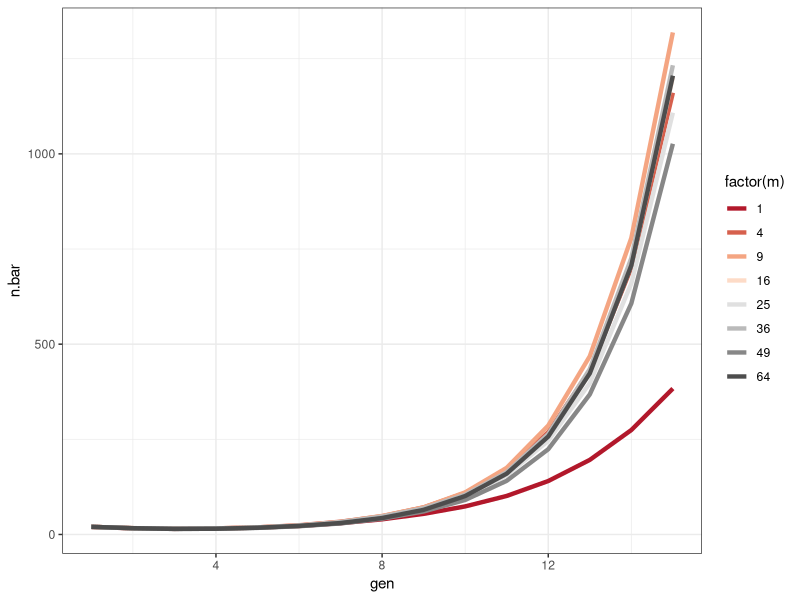
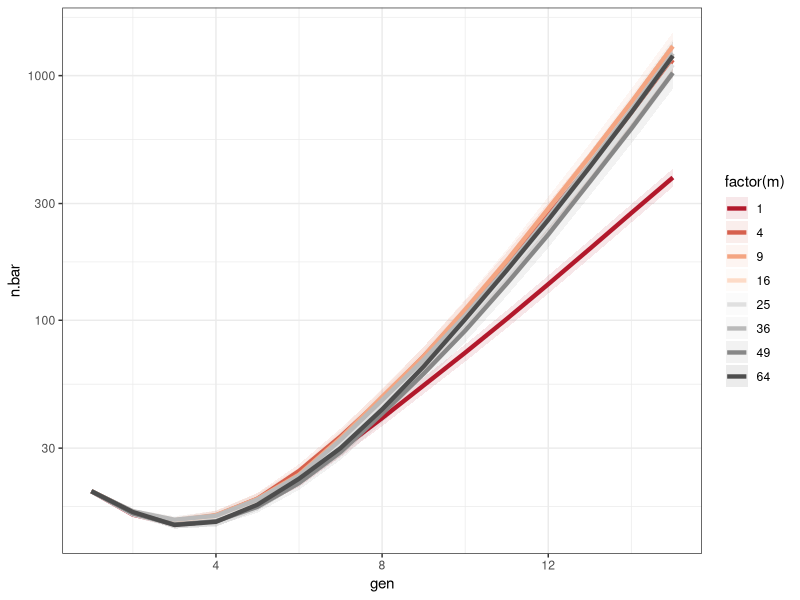
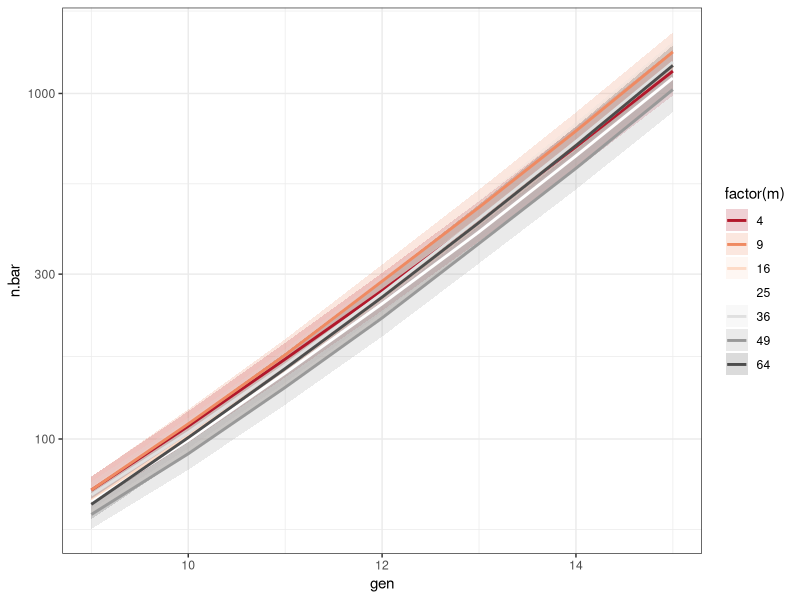
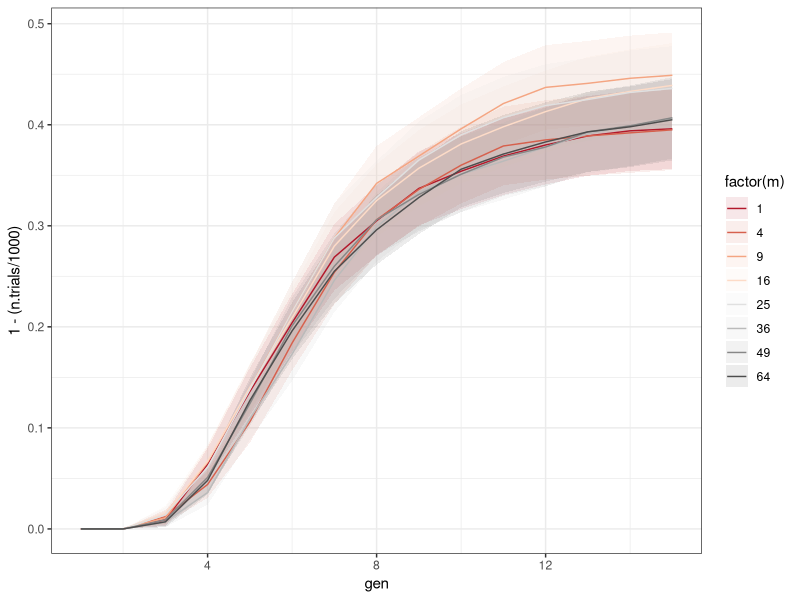
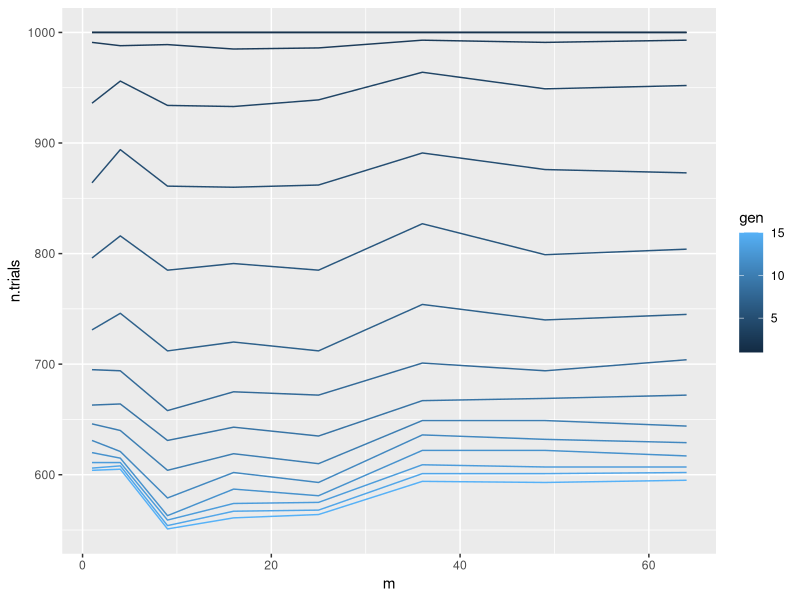
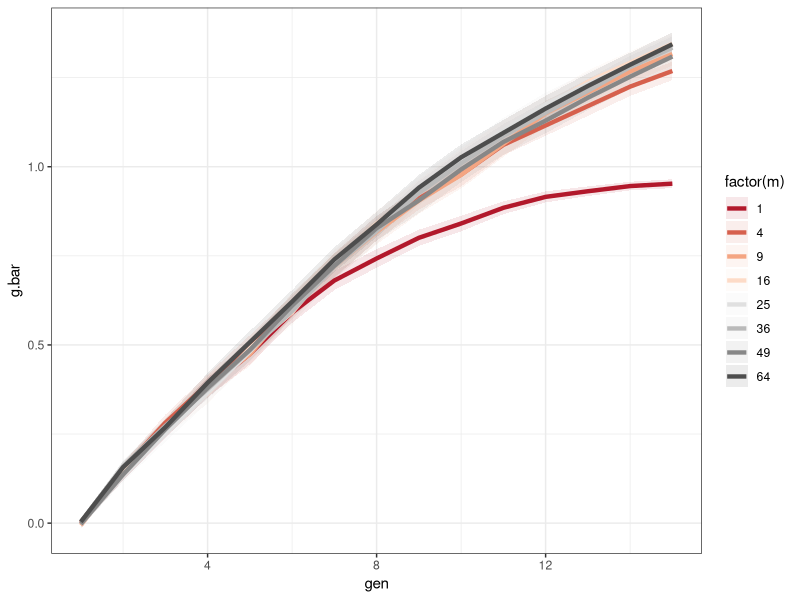
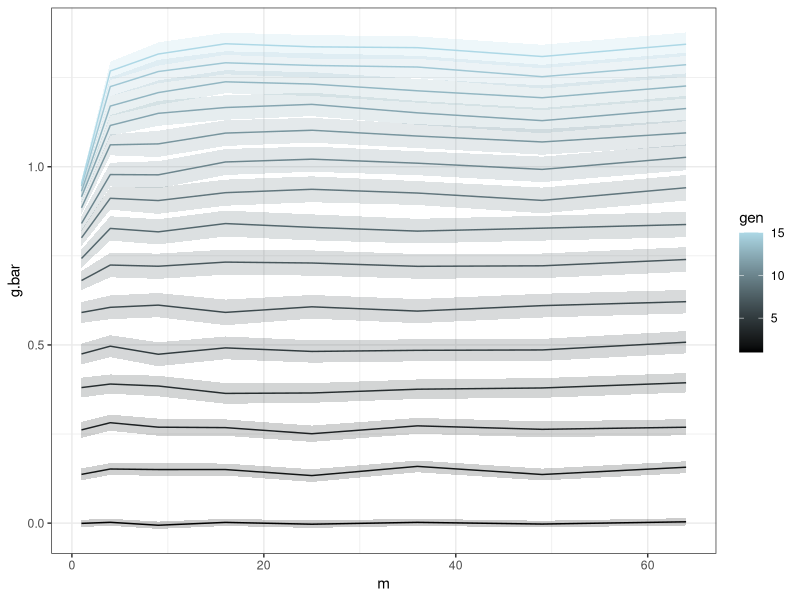
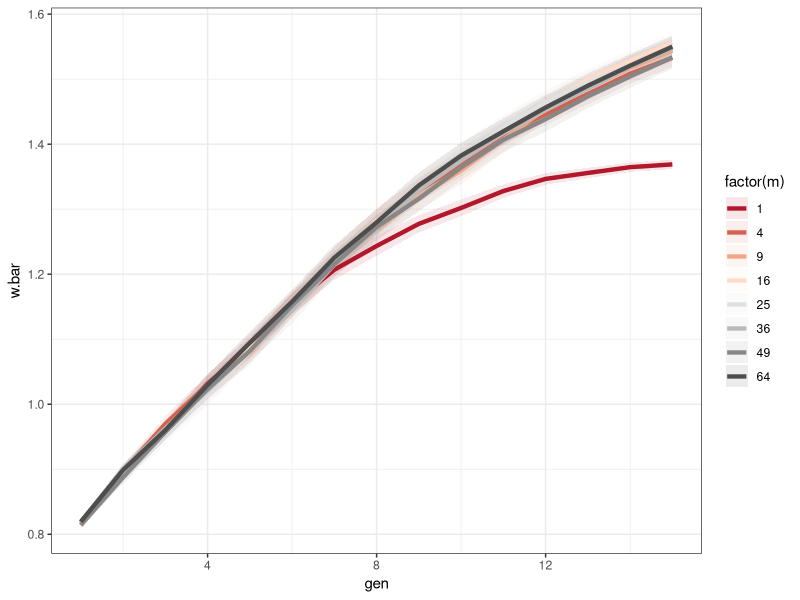

These charts were generated, in order, by the following R code:
# Evaluating a script which iterates population dynamics for several genomes
# (i.e., several $m$ values)
# Script which generated this data: test_sim_n.R
# (this was run on melb2 on April 14)
# SN April 14 2020

library(ggplot2)
library(dplyr)
library(tidyr)

rm(list = ls())

##### New data (1000 trials per m)

# Read in data

testm = read.csv('test_m_k.csv')

head(testm)
nrow(testm)

table(testm$m)
table(testm$gen)

# Make a ggplot object.

ggm  = ggplot(testm)
ggmt = ggplot(testm, aes(x = gen))

### First: plot population sizes

ggmt +
  geom_line(aes(y = n.bar, group = factor(m), colour = factor(m)),
            size = 1.5) +
  scale_color_brewer(palette = 'RdGy') +
  theme_bw()

ggmt +
  geom_ribbon(aes(ymin = n.bar + 2 * sqrt(n.var / n.trials),
                  ymax = n.bar - 2 * sqrt(n.var / n.trials),
                  fill = factor(m), group = m),
              alpha = 0.1) +
  geom_line(aes(y = n.bar, group = factor(m), colour = factor(m)),
            size = 1.5) +
  scale_color_brewer(palette = 'RdGy') +
  scale_fill_brewer(palette = 'RdGy') +
  scale_y_log10() +
  theme_bw()

testm %>%
  filter(m > 1) %>%
  filter(gen > 8) %>%
  ggplot() +
  geom_ribbon(aes(x = gen,
                  ymin = n.bar + 2 * sqrt(n.var / n.trials),
                  ymax = n.bar - 2 * sqrt(n.var / n.trials),
                  fill = factor(m), group = m),
              alpha = 0.2) +
  geom_line(aes(x = gen, y = n.bar, group = factor(m), colour = factor(m)),
            size = 1) +
  scale_color_brewer(palette = 'RdGy') +
  scale_fill_brewer(palette = 'RdGy') +
  scale_y_log10() +
  theme_bw()

# Hmm... still can't distinguish much between any m > 1

### Plot extinction probabilities

ggmt +
  geom_ribbon(aes(ymin = 1 - (n.trials/1000) + 2 * sqrt((n.trials/1000)*(1- n.trials/1000) / n.trials),
                  ymax = 1 - (n.trials/1000) - 2 * sqrt((n.trials/1000)*(1- n.trials/1000) / n.trials),
                  fill = factor(m), group = m),
              alpha = 0.1) +
  geom_line(aes(y = 1 - (n.trials / 1000), group = factor(m), colour = factor(m))) +
  scale_color_brewer(palette = 'RdGy') +
  scale_fill_brewer(palette = 'RdGy') +
  theme_bw()

ggm +
  geom_line(aes(x = m, y = n.trials, group = gen, colour = gen))
  
# Looking at the data, it looks like P(extant trials) is high for low and high m
# but lower for intermediate m.

### Now, plot genetic values

ggmt +
  geom_ribbon(aes(ymin = g.bar + 2 * sqrt(g.var / n.trials),
                  ymax = g.bar - 2 * sqrt(g.var / n.trials),
                  fill = factor(m), group = m),
              alpha = 0.1) +
  geom_line(aes(y = g.bar, group = factor(m), colour = factor(m)),
            size = 1.5) +
  scale_color_brewer(palette = 'RdGy') +
  scale_fill_brewer(palette = 'RdGy') +
  theme_bw()

ggm +
  geom_ribbon(aes(x = m,
                  ymin = g.bar + 2 * sqrt(g.var / n.trials),
                  ymax = g.bar - 2 * sqrt(g.var / n.trials),
                  group = gen, fill = gen),
              alpha = 0.2) +
  geom_line(aes(x = m, y = g.bar, group = gen, colour = gen)) +
  scale_color_gradient(low = 'black', high = 'lightblue') +
  scale_fill_gradient(low = 'black', high = 'lightblue') +
  theme_bw()

# Again, rate of adaptation is pretty similar past having one allele.

### Plot mean fitnesses

ggmt +
  geom_ribbon(aes(ymin = w.bar + 2 * sqrt(w.var / n.trials),
                  ymax = w.bar - 2 * sqrt(w.var / n.trials),
                  fill = factor(m), group = m),
              alpha = 0.1) +
  geom_line(aes(y = w.bar, group = factor(m), colour = factor(m)),
            size = 1.5) +
  scale_color_brewer(palette = 'RdGy') +
  scale_fill_brewer(palette = 'RdGy') +
  theme_bw()

# Beyond m = 1, change in fitness is about the same (as predicted above)

### Plot allele frequencies.

ggmt +
  geom_ribbon(aes(ymin = p.bar + 2 * sqrt(p.bar*(1-p.bar) / n.trials),
                  ymax = p.bar - 2 * sqrt(p.bar*(1-p.bar) / n.trials),
                  fill = factor(m), group = m),
              alpha = 0.1) +
  geom_line(aes(y = p.bar, group = factor(m), colour = factor(m)),
            size = 1.5) +
  scale_color_brewer(palette = 'RdGy') +
  scale_fill_brewer(palette = 'RdGy') +
  theme_bw()

# This makes sense. Allele frequencies change more quickly when there is less
# room for adaptation. It asymptotically approaches... something.
# It doesn't look like it's approaching staying at p = 0.5 though.
# So eve when there is a massive number of loci the allele frequencies still change.

### Plot genetic variance

ggmt +
  geom_ribbon(aes(ymin = v.bar + 2 * sqrt(v.var / n.trials),
                  ymax = v.bar - 2 * sqrt(v.var / n.trials),
                  fill = factor(m), group = m),
              alpha = 0.1) +
  geom_line(aes(y = v.bar, group = factor(m), colour = factor(m)),
            size = 1.5) +
  scale_color_brewer(palette = 'RdGy') +
  scale_fill_brewer(palette = 'RdGy') +
  theme_bw()

# Similarly to above, stll a loss in genetic variance.
# Notably the loss in variance is still somewhat large even for large m.

### Plot fixation probabilities
# note these measures are censored; as populations go extinct they're no longer included in the summation.

ggmt +
  geom_line(aes(y = p.fixp, group = factor(m), colour = factor(m)),
            size = 1.5, linetype = 2) +
  geom_line(aes(y = p.fixn, group = factor(m), colour = factor(m)),
            size = 1.5, linetype = 5) +
  scale_color_brewer(palette = 'RdGy') +
  theme_bw()

# Damn well this is interesting.
# First, there is fixation happening in all trials, no matter how many loci.
# More positive fixation occurs for smaller number of loci, likely due to the
# changes in allele frequencies.
# Note that over time, the positive curve flattens with larger m, likely because 
# the allele frequencies are closer to 1/2.
# There are negative fixations occurring too. But, the opposite pattern is
# opposite in m here - as m increases, the curve gets higher. What is happening
# here? The decrease is due to extinction; once a population goes extinct, its
# fixations are no longer being included in this count. So, it looks like there
# is selection happening, where populations with fixations are more likely to go
# extinct if they have fewer loci. This is worth pondering in more detail.

### Synthesis:
# For reasonably large $m$ (m > 4 to be safe but even m > 1) the population
# dynamics, rate of genotypic change, and rate of change of fitness are the
# same. So, the genotypic change (g) is most important for determining
# population dynamics. Similarly, extinction probabilities are similar across
# locus-numbers.
# There are differences in the change n allele frquencies and, therefore, the
# change in genotypic variance. For small $m$, there are fewer steps required to
# reach a fixed $\theta$, so the change in allele frequencies gets larger. As
# $m$ increases, though, there are more steps required to reach the optimum;
# this means that the rate of allele frequncy change is smaller s $m$ increases.
# However, despite the fact that there is less change in allele frequencies as
# $m$ increases (and the new optimal allele frequency is close to 0.5), the
# bottleneck is stll evident in change in genetic variance. No matter the allele
# frequency, during the descending phase, there is still (presumably) a loss of
# genetic variance as fixation occurs.
# Interestingly, the population dynamics and the allelic-dynamics appear to
# operate on different scales of m. Population dynamics (and genotypic change)
# very quickly converge (m > 1), but the allele frequencies and fixation
# probabilities, which control the genetic variance, converge on a more slowly
# (m > 9). This suggests to me the genotypic change is somewhat decoupled from
# the genetic variance.

ggm +
  geom_line(aes(x = g.bar, y = v.bar, group = m, colour = factor(m))) +
  scale_color_brewer(palette = 'RdGy')

ggm +
  geom_line(aes(x = p.bar, y = v.bar, group = m, colour = factor(m))) +
  scale_color_brewer(palette = 'RdGy')

ggm +
  geom_point(aes(x = p.bar, y = g.bar, colour = factor(m))) +
  geom_line(aes(x = p.bar, y = g.bar, group = m, colour = factor(m))) +
  scale_color_brewer(palette = 'RdGy')

lm(g.bar ~ p.bar * factor(m), testm) %>% summary()

# I feel like ths is informative... 2*sqrt(m) is slope btwn pbar and gbar
# So as m increases, smaller changes in allele frequency are needed to shift the mean genotype...
# I feel like this is just the relationship between p and g
# Yes - that's exactly what this is - it's sqrt(m) ( 2p - 1 )
# At least this confirms what we thought before about geno change.
# Now it's just a matter of knowing how allele frequencies change.

# This also seems to explain the decoupling of pheno and geno changes with
# changes in m; this relationship scales with sqrt(m), so you'll see thse two
# scale slightly differently with m.

##### Old data (250 trials per m)

testm = read.csv('test_m.csv')

head(testm)
nrow(testm)

table(testm$m)
table(testm$gen)

# Make a ggplot object.

ggm  = ggplot(testm)
ggmt = ggplot(testm, aes(x = gen))

### First: plot population sizes

ggmt +
  geom_line(aes(y = n.bar, group = factor(m), colour = factor(m)),
            size = 1.5) +
  scale_color_brewer(palette = 'RdGy') +
  theme_bw()

ggmt +
  geom_ribbon(aes(ymin = n.bar + 2 * sqrt(n.var / n.trials),
                  ymax = n.bar - 2 * sqrt(n.var / n.trials),
                  fill = factor(m), group = m),
              alpha = 0.1) +
  geom_line(aes(y = n.bar, group = factor(m), colour = factor(m)),
            size = 1.5) +
  scale_color_brewer(palette = 'RdGy') +
  scale_fill_brewer(palette = 'RdGy') +
  scale_y_log10() +
  theme_bw()

# Large error bars, but, looks like for sufficiently large $m$ (>4) dynamics are
# the same.

### Plot extinction probabilities

ggmt +
  geom_ribbon(aes(ymin = 1 - (n.trials/250) + 2 * sqrt((n.trials/250)*(1- n.trials/250) / n.trials),
                  ymax = 1 - (n.trials/250) - 2 * sqrt((n.trials/250)*(1- n.trials/250) / n.trials),
                  fill = factor(m), group = m),
              alpha = 0.1) +
  geom_line(aes(y = 1 - (n.trials / 250), group = factor(m), colour = factor(m))) +
  scale_color_brewer(palette = 'RdGy') +
  scale_fill_brewer(palette = 'RdGy') +
  theme_bw()
  

### Now, plot genetic values

ggmt +
  geom_ribbon(aes(ymin = g.bar + 2 * sqrt(g.var / n.trials),
                  ymax = g.bar - 2 * sqrt(g.var / n.trials),
                  fill = factor(m), group = m),
              alpha = 0.1) +
  geom_line(aes(y = g.bar, group = factor(m), colour = factor(m)),
            size = 1.5) +
  scale_color_brewer(palette = 'RdGy') +
  scale_fill_brewer(palette = 'RdGy') +
  theme_bw()

# man I need to run more trials.
# Generally... evidence of increasing speed of adaptation?
# I.e., more loci means a slightly more rapid rate of genotypic increase.
# However, differences are quite small as $m$ grows.

### Plot mean fitnesses

ggmt +
  geom_ribbon(aes(ymin = w.bar + 2 * sqrt(w.var / n.trials),
                  ymax = w.bar - 2 * sqrt(w.var / n.trials),
                  fill = factor(m), group = m),
              alpha = 0.1) +
  geom_line(aes(y = w.bar, group = factor(m), colour = factor(m)),
            size = 1.5) +
  scale_color_brewer(palette = 'RdGy') +
  scale_fill_brewer(palette = 'RdGy') +
  theme_bw()

# Data is coarse but it looks like the rate at which these populations approach
# w.bar > 1 is about the same regardless of $m$, but there's a levelling off
# that happens for small $m$, likely as a population with few loci saturates its
# postive alleles (i.e., there's an upper limit to how positive the genotypic
# values can get).

### Plot allele frequencies.

ggmt +
  geom_ribbon(aes(ymin = p.bar + 2 * sqrt(p.bar*(1-p.bar) / n.trials),
                  ymax = p.bar - 2 * sqrt(p.bar*(1-p.bar) / n.trials),
                  fill = factor(m), group = m),
              alpha = 0.1) +
  geom_line(aes(y = p.bar, group = factor(m), colour = factor(m)),
            size = 1.5) +
  scale_color_brewer(palette = 'RdGy') +
  scale_fill_brewer(palette = 'RdGy') +
  theme_bw()

### Plot genetic variance

ggmt +
  geom_ribbon(aes(ymin = v.bar + 2 * sqrt(v.var / n.trials),
                  ymax = v.bar - 2 * sqrt(v.var / n.trials),
                  fill = factor(m), group = m),
              alpha = 0.1) +
  geom_line(aes(y = v.bar, group = factor(m), colour = factor(m)),
            size = 1.5) +
  scale_color_brewer(palette = 'RdGy') +
  scale_fill_brewer(palette = 'RdGy') +
  theme_bw()

# Synthesis:
# As shown below, a small number of loci (m) is very constraining for changing
# allele frequencies. For a fixed phenotypic optimum (theta), as the number of
# loci increases, the max genotypic number increases (in this model). Related to
# this, the mean genotype needed to reach this optimum decreases (i.e., slowly
# approaches p = 1/2) as the number of loci increases. Th consequences of this
# are two-fold: 1) change in allele freuqency over time is much slower (because
# it's approaching a lower optimum) and 2) there's less loss of genetic
# diversity, as allele frequencies are closer to parity and the probability of
# fixation occurring is smaller.
# An interesting pattern: for a very small number of loci, population growth is
# smaller than for a larger number of loci. But, curiously, the probability of
# extinction is smaller as $m$ grows. I don't have a great explanation for this;
# it could be because it's faster (easier) to reach the new phenotypic optimum;
# however, concurrently there's a larger loss in phenotypic diversity when the
# number of loci is small; this may inhibit population growth.

# Plot initial allele distribution (p = 0.5) as $m$ changes

rm(list = ls())

li = vector('list', 25)

for (m in 10 + 2*(1:25)) {
  li[[m]] = data.frame(g = ((0:(2*m)) - m) / sqrt(m) ,
                       p = dbinom(0:(2*m), p = 1/2, size = 2*m),
                       m = rep(m, 2*m + 1))
}

lim = do.call(li, what = rbind)

ggplot(lim) +
  geom_line(aes(x = g, y = p, group = m, colour = m)) +
  geom_segment(aes(x = 2.6, xend = 2.6, y = 0, yend = max(p))) +
  scale_color_viridis_c() +
  theme(panel.background = element_blank())

ggplot(lim) +
  geom_line(aes(x = g, y = p, group = m)) +
  geom_segment(aes(x = 2.6, xend = 2.6, y = 0, yend = max(p))) +
  theme(panel.background = element_blank(),
        legend.position = 'none') +
  facet_wrap(~ m)


# Plot allele distribution when the mean population genotypic value
# is theta (2.6)

litheta = vector('list', 25)

for (m in 10 + 2*(1:25)) {
  litheta[[m]] = data.frame(g = ((0:(2*m)) - m) / sqrt(m) ,
                            p = dbinom(0:(2*m), p = 1/2*(2.6/sqrt(m) + 1), size = 2*m),
                            m = rep(m, 2*m + 1))
}

limtheta = do.call(litheta, what = rbind)

ggplot(limtheta) +
  geom_line(aes(x = g, y = p, group = m, colour = m)) +
  geom_segment(aes(x = 2.6, xend = 2.6, y = 0, yend = max(p))) +
  scale_color_viridis_c() +
  theme(panel.background = element_blank())

ggplot(limtheta) +
  geom_line(aes(x = g, y = p, group = m)) +
  geom_segment(aes(x = 2.6, xend = 2.6, y = 0, yend = max(p))) +
  theme(panel.background = element_blank(),
        legend.position = 'none') +
  facet_wrap(~ m)
